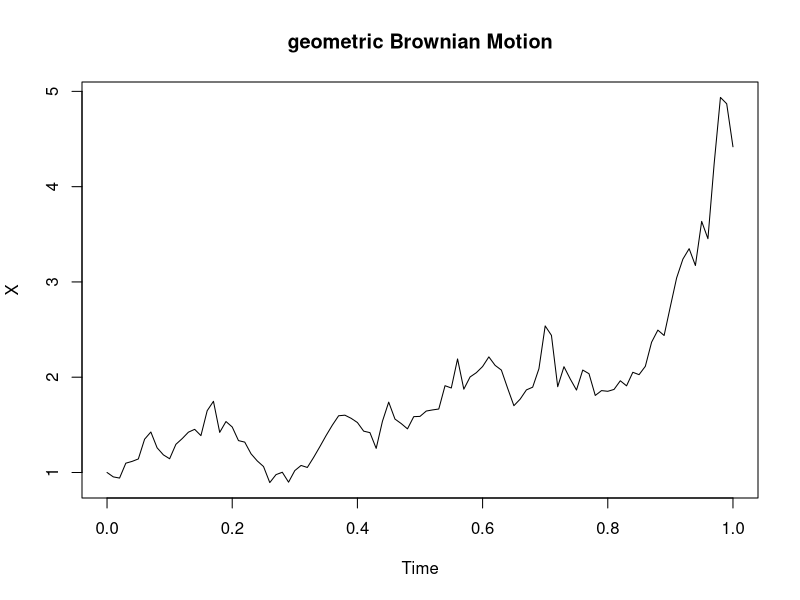

Write R code to recreate this figure.
sde.sim <- function(t0 = 0,
                    T = 1,
                    X0 = 1,
                    N = 100,
                    drift,
                    sigma) {
  drift <- 1
  sigma <- 1
  Z <- rnorm(N)
  X <- numeric(N + 1)
  Dt <- (T - t0) / N
  X[1] <- X0
  
  for (i in 1:N)
    X[i + 1] <- X[i] + drift * X[i] * Dt +
                sigma * X[i] * sqrt(Dt) * Z[i]
  
  X <- ts(X, start = t0 , deltat = Dt)
  invisible(X)
}

set.seed(123)
X <- sde.sim()
plot(X, main = "geometric Brownian Motion")

